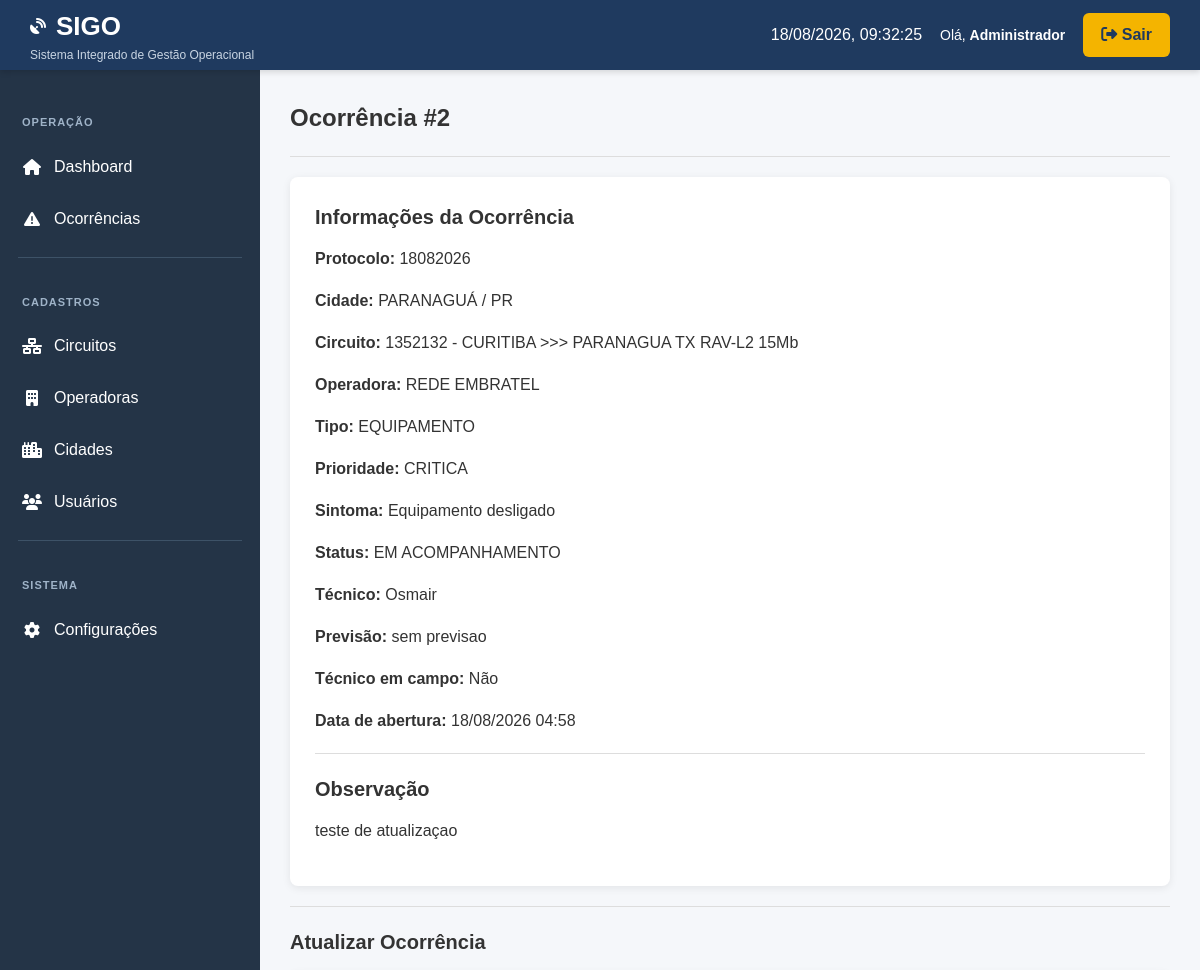
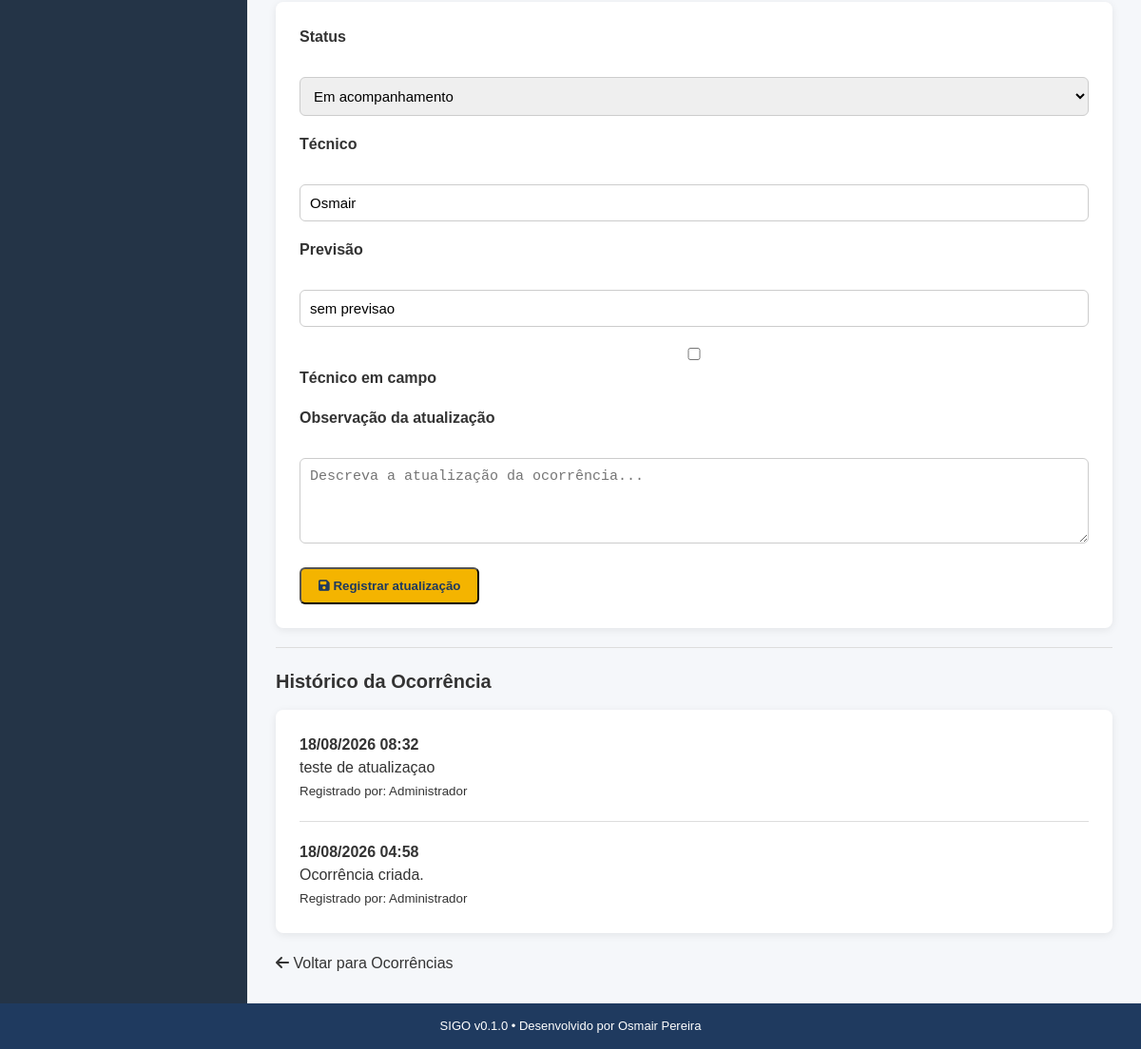
/ocorrencias/2 (signed in), run on the app's committed database (2 pictures, top to bottom).
### app/models.py (models this page shows, shortened)
class BaseModel(db.Model):
    __abstract__ = True
    id = db.Column(db.Integer, primary_key=True)
    ativo = db.Column(
        db.Boolean,
        default=True,
        nullable=False,
    )
    created_at = db.Column(
        db.DateTime,
        default=agora,
        nullable=False,
    )
    updated_at = db.Column(
        db.DateTime,
        default=agora,
        onupdate=agora,
        nullable=False,
    )

class Usuario(UserMixin, BaseModel):
    __tablename__ = "usuarios"
    nome = db.Column(
        db.String(120),
        nullable=False,
    )
    login = db.Column(
        db.String(50),
        unique=True,
        nullable=False,
    )
    senha_hash = db.Column(
        db.String(255),
        nullable=False,
    )
    perfil = db.Column(
        db.String(20),
        nullable=False,
        default="USER",
    )

class Ocorrencia(BaseModel):
    __tablename__ = "ocorrencias"
    cidade_id = db.Column(
        db.Integer,
        db.ForeignKey("cidades.id"),
        nullable=False,
    )
    circuito_id = db.Column(
        db.Integer,
        db.ForeignKey("circuitos.id"),
        nullable=False,
    )
    operadora_id = db.Column(
        db.Integer,
        db.ForeignKey("operadoras.id"),
        nullable=False,
    )
    usuario_id = db.Column(
        db.Integer,
        db.ForeignKey("usuarios.id"),
        nullable=False,
    )
    protocolo = db.Column(
        db.String(50)
    )
    tipo = db.Column(
        db.String(50),
        nullable=False,
    )
    prioridade = db.Column(
        db.String(20),
        nullable=False,
    )
    sintoma = db.Column(
        db.String(100),
        nullable=False,
    )
    status = db.Column(
        db.String(40),
        nullable=False,
        default="ABERTA",
    )
    tecnico = db.Column(
        db.String(120)
    )
    previsao = db.Column(
        db.String(120)
    )
    observacao = db.Column(
        db.Text
    )
    tecnico_campo = db.Column(
    db.Boolean,
    default=False,
    )
    cidade = db.relationship("Cidade")
    circuito = db.relationship("Circuito")
    operadora = db.relationship("Operadora")
    usuario = db.relationship("Usuario")
    data_encerramento = db.Column(
        db.DateTime
    )

class Cidade(BaseModel):
    __tablename__ = "cidades"
    cidade = db.Column(
        db.String(100),
        nullable=False,
    )
    estado = db.Column(
        db.String(2),
        nullable=False,
    )

class Circuito(BaseModel):
    __tablename__ = "circuitos"
    cidade_id = db.Column(
        db.Integer,
        db.ForeignKey("cidades.id"),
        nullable=False,
    )
    operadora_id = db.Column(
        db.Integer,
        db.ForeignKey("operadoras.id"),
        nullable=False,
    )
    tipo = db.Column(
        db.String(20),
        nullable=False,
    )  # Principal | Redundante
    designacao = db.Column(
        db.String(150),
        nullable=False,
    )
    observacao = db.Column(
        db.String(255),
        nullable=True,
    )
    cidade = db.relationship("Cidade")
    operadora = db.relationship("Operadora")

class Operadora(BaseModel):
    __tablename__ = "operadoras"
    nome = db.Column(
        db.String(100),
        unique=True,
        nullable=False,
    )

class HistoricoOcorrencia(BaseModel):
    __tablename__ = "historico_ocorrencias"
    ocorrencia_id = db.Column(
        db.Integer,
        db.ForeignKey("ocorrencias.id"),
        nullable=False,
    )
    usuario_id = db.Column(
        db.Integer,
        db.ForeignKey("usuarios.id"),
        nullable=False,
    )
    descricao = db.Column(
        db.Text,
        nullable=False,
    )
    ocorrencia = db.relationship(
        "Ocorrencia",
        backref="historico",
    )
    usuario = db.relationship("Usuario")

### app/routes/ocorrencias.py (the view)
@ocorrencias_bp.route(
    "/ocorrencias/<int:id>"
)
@login_required
def detalhes_ocorrencia(id):
    ocorrencia = Ocorrencia.query.get_or_404(id)
    historico = HistoricoOcorrencia.query.filter_by(
        ocorrencia_id=id
    ).order_by(
        HistoricoOcorrencia.created_at.desc()
    ).all()
    return render_template(
        "ocorrencias/detalhes.html",
        ocorrencia=ocorrencia,
        historico=historico,
    )

### app/templates/ocorrencias/detalhes.html (shortened to what this page needs)
{% extends "base.html" %}
{% block content %}
<h2>Ocorrência #{{ ocorrencia.id }}</h2>
<hr>
<div class="form-card">
    <h3>Informações da Ocorrência</h3>
    <p>
        <strong>Protocolo:</strong>
        {{ ocorrencia.protocolo or "Não informado" }}
    </p>
    <p>
        <strong>Cidade:</strong>
        {{ ocorrencia.cidade.cidade }}
        / {{ ocorrencia.cidade.estado }}
    </p>
    <p>
        <strong>Circuito:</strong>
        {{ ocorrencia.circuito.designacao }}
    </p>
    <p>
        <strong>Operadora:</strong>
        {{ ocorrencia.operadora.nome }}
    </p>
    <p>
        <strong>Tipo:</strong>
        {{ ocorrencia.tipo }}
    </p>
    <p>
        <strong>Prioridade:</strong>
        {{ ocorrencia.prioridade }}
    </p>
    <p>
        <strong>Sintoma:</strong>
        {{ ocorrencia.sintoma }}
    </p>
    <p>
        <strong>Status:</strong>
        {{ ocorrencia.status }}
    </p>
    <p>
        <strong>Técnico:</strong>
        {{ ocorrencia.tecnico or "Não informado" }}
    </p>
    <p>
        <strong>Previsão:</strong>
        {{ ocorrencia.previsao or "Não informada" }}
    </p>
    <p>
        <strong>Técnico em campo:</strong>
        {% if ocorrencia.tecnico_campo %}
            Sim
        {% else %}
            Não
        {% endif %}
    </p>
    <p>
        <strong>Data de abertura:</strong>
        {{ ocorrencia.created_at.strftime("%d/%m/%Y %H:%M") }}
    </p>
    {% if ocorrencia.observacao %}
        <hr>
        <h3>Observação</h3>
        <p>
            {{ ocorrencia.observacao }}
        </p>
    {% endif %}
</div>
<hr>
<h3>Atualizar Ocorrência</h3>
<div class="form-card">
    <form
        method="POST"
        action="{{ url_for(
            'ocorrencias.atualizar_ocorrencia',
            id=ocorrencia.id
        ) }}"
    >
        <p>
            <label for="status">
                <strong>Status</strong>
            </label>
            <br>
            <select
                id="status"
                name="status"
                required
            >
                <option
                    value="EM ACOMPANHAMENTO"
                    {% if ocorrencia.status == "EM ACOMPANHAMENTO" %}
                        selected
                    {% endif %}
                >
                    Em acompanhamento
                </option>
            </select>
        </p>
        <p>
            <label for="tecnico">
                <strong>Técnico</strong>
            </label>
            <br>
            <input
                type="text"
                id="tecnico"
                name="tecnico"
                value="{{ ocorrencia.tecnico or '' }}"
            >
        </p>
        <p>
            <label for="previsao">
                <strong>Previsão</strong>
            </label>
            <br>
            <input
                type="text"
                id="previsao"
                name="previsao"
                value="{{ ocorrencia.previsao or '' }}"
            >
        </p>
        <p>
            <label>
                <input
                    type="checkbox"
                    name="tecnico_campo"
                    value="sim"
                >
                Técnico em campo
            </label>
        </p>
        <p>
            <label for="observacao">
                <strong>Observação da atualização</strong>
            </label>
            <br>
            <textarea
                id="observacao"
                name="observacao"
                rows="4"
                placeholder="Descreva a atualização da ocorrência..."
            ></textarea>
        </p>
        <button
            type="submit"
            class="btn-topo"
        >
            <i class="fa-solid fa-save"></i>
            Registrar atualização
        </button>
    </form>
</div>
<hr>
<h3>Histórico da Ocorrência</h3>
<div class="form-card">
    {% for item in historico %}
        <div>
            <strong>
                {{ item.created_at.strftime("%d/%m/%Y %H:%M") }}
            </strong>
            <br>
            {{ item.descricao }}
            <br>
            <small>
                Registrado por:
                {{ item.usuario.nome }}
            </small>
        </div>
        {% if not loop.last %}
            <hr>
        {% endif %}
    {% else %}
        <p>
            Nenhuma movimentação registrada.
        </p>
    {% endfor %}
</div>
<p style="margin-top:20px;">
    <a
        href="{{ url_for('ocorrencias.lista_ocorrencias') }}">
        <i class="fa-solid fa-arrow-left"></i>
        Voltar para Ocorrências
    </a>
</p>
{% endblock %}

### app/templates/base.html (shortened to what this page needs)
<!DOCTYPE html>
<html lang="pt-BR">
<head>
    <link
        rel="stylesheet"
        href="{{ url_for('static', filename='css/base.css') }}">
    <link
        rel="stylesheet"
        href="{{ url_for('static', filename='css/layout.css') }}">
    <link
        rel="stylesheet"
        href="{{ url_for('static', filename='css/dashboard.css') }}">
    <link
        rel="stylesheet"
        href="{{ url_for('static', filename='css/crud.css') }}">
    <link
        rel="stylesheet"
        href="{{ url_for('static', filename='css/login.css') }}">
    <link
        rel="stylesheet"
        href="{{ url_for('static', filename='css/components.css') }}">
    <link
        rel="stylesheet"
        href="{{ url_for('static', filename='css/responsive.css') }}">
    <link
        rel="stylesheet"
        href="https://cdnjs.cloudflare.com/ajax/libs/font-awesome/6.7.2/css/all.min.css">
</head>
<body>
<header class="topo">
    <div class="logo">
        <div class="logo-titulo">
            <i class="fa-solid fa-satellite-dish"></i>
            <h1>SIGO</h1>
        </div>
        <span>
            Sistema Integrado de Gestão Operacional
        </span>
    </div>
    <div class="topo-direita">
        <span id="relogio"></span>
        {% if current_user.is_authenticated %}
            <span class="usuario-logado">
                Olá,
                <strong>{{ current_user.nome }}</strong>
            </span>
            <a
                href="{{ url_for('auth.logout') }}"
                class="btn-topo">
                <i class="fa-solid fa-right-from-bracket"></i>
                Sair
            </a>
        {% endif %}
    </div>
</header>
<div class="container">
    <aside class="menu">
        <ul>
            <li class="menu-titulo">
                Operação
            </li>
            <li>
                <a href="{{ url_for('main.dashboard') }}">
                    <i class="fa-solid fa-house"></i>
                    Dashboard
                </a>
            </li>
            <li>
                <a href="{{ url_for('ocorrencias.lista_ocorrencias') }}">
                    <i class="fa-solid fa-triangle-exclamation"></i>
                    Ocorrências
                </a>
            </li>
            <div class="menu-separador"></div>
            {% if current_user.is_authenticated and current_user.perfil == "ADMIN" %}
                <li class="menu-titulo">
                    Cadastros
                </li>
                <li>
                    <a href="{{ url_for('circuitos.lista_circuitos') }}">
                        <i class="fa-solid fa-network-wired"></i>
                        Circuitos
                    </a>
                </li>
                <li>
                    <a href="{{ url_for('operadoras.lista_operadoras') }}">
                        <i class="fa-solid fa-building"></i>
                        Operadoras
                    </a>
                </li>
                <li>
                    <a href="{{ url_for('cidades.lista_cidades') }}">
                        <i class="fa-solid fa-city"></i>
                        Cidades
                    </a>
                </li>
                <li>
                    <a href="{{ url_for('usuarios.lista_usuarios') }}">
                        <i class="fa-solid fa-users"></i>
                        Usuários
                    </a>
                </li>
                <div class="menu-separador"></div>
                <li class="menu-titulo">
                    Sistema
                </li>
                <li>
                    <a href="#">
                        <i class="fa-solid fa-gear"></i>
                        Configurações
                    </a>
                </li>
            {% endif %}
        </ul>
    </aside>
    <main class="conteudo">
        {% block content %}
        {% endblock %}
    </main>
</div>
<footer>
    SIGO v0.1.0 • Desenvolvido por Osmair Pereira
</footer>
</body>
</html>

### app/static/css/base.css (style rules this page uses)
* { margin:0; padding:0; box-sizing:border-box; }
html { scroll-behavior:smooth; }
body { font-family:Arial, Helvetica, sans-serif; background:#f4f6f9; color:#333; line-height:1.5; }
a { color:inherit; text-decoration:none; }
h1 { font-size:28px; }
h2 { font-size:24px; margin-bottom:15px; }
h3 { font-size:20px; margin-bottom:15px; }
hr { margin:20px 0; border:none; border-top:1px solid #ddd; }

### app/static/css/layout.css (style rules this page uses)
body { margin:0; padding:0; display:flex; flex-direction:column; min-height:100vh; background:#f5f7fa; }
.topo { height:70px; background:#1F3A5F; color:#fff; display:flex; justify-content:space-between; align-items:center; padding:0 30px; box-shadow:0 2px 6px rgba(0,0,0,.15); position:sticky; top:0; z-index:1000; }
.logo { display:flex; flex-direction:column; }
.logo-titulo { display:flex; align-items:center; gap:10px; }
.logo-titulo h1 { margin:0; font-size:26px; }
.logo span { font-size:12px; color:#c9d5e3; }
.topo-direita { display:flex; align-items:center; gap:18px; }
.usuario-logado { font-size:14px; }
.btn-topo { background:#F4B400; color:#1F3A5F; text-decoration:none; padding:10px 18px; border-radius:6px; font-weight:bold; transition:.25s; }
.container { flex:1; display:flex; }
.menu { width:260px; background:#243447; color:#fff; min-height:calc(100vh - 70px); }
.menu ul { margin:0; padding:20px 0; list-style:none; }
.menu li { transition:.2s; }
.menu a { display:flex; align-items:center; gap:12px; color:#fff; text-decoration:none; padding:14px 22px; }
.menu a i { width:20px; text-align:center; }
.menu-titulo { padding:24px 22px 10px; color:#9fb3c8; font-size:11px; font-weight:bold; text-transform:uppercase; letter-spacing:1px; cursor:default; }
.menu-separador { height:1px; background:#3d5267; margin:12px 18px; }
.conteudo { flex:1; padding:30px; }
footer { background:#1F3A5F; color:#fff; text-align:center; padding:14px; font-size:13px; }

### app/static/css/crud.css (style rules this page uses)
.form-card { background:#fff; padding:25px; border-radius:8px; box-shadow:0 2px 8px rgba(0,0,0,.08); }
.form-card p { margin-bottom:18px; }
label { display:block; margin-bottom:6px; font-weight:bold; }
input, select, textarea { width:100%; padding:10px; border:1px solid #ccc; border-radius:6px; font-size:15px; }

### app/static/css/components.css (style rules this page uses)
button { cursor:pointer; transition:.2s; }

### data on the page
Usuario: nome "Administrador"
Ocorrencia: id "2", protocolo "18082026", tipo "EQUIPAMENTO", prioridade "CRITICA", sintoma "Equipamento desligado", status "EM ACOMPANHAMENTO", tecnico "Osmair", previsao "sem previsao", created_at "18/08/2026 04:58", observacao "teste de atualizaçao", status "Em acompanhamento"
Cidade: cidade.cidade "PARANAGUÁ", cidade.estado "PR"
Circuito: circuito.designacao "1352132 - CURITIBA >>> PARANAGUA TX RAV-L2 15Mb"
Operadora: operadora.nome "REDE EMBRATEL"
HistoricoOcorrencia: created_at "18/08/2026 08:32", descricao "teste de atualizaçao", usuario.nome "Administrador"
HistoricoOcorrencia: created_at "18/08/2026 04:58", descricao "Ocorrência criada.", usuario.nome "Administrador"
